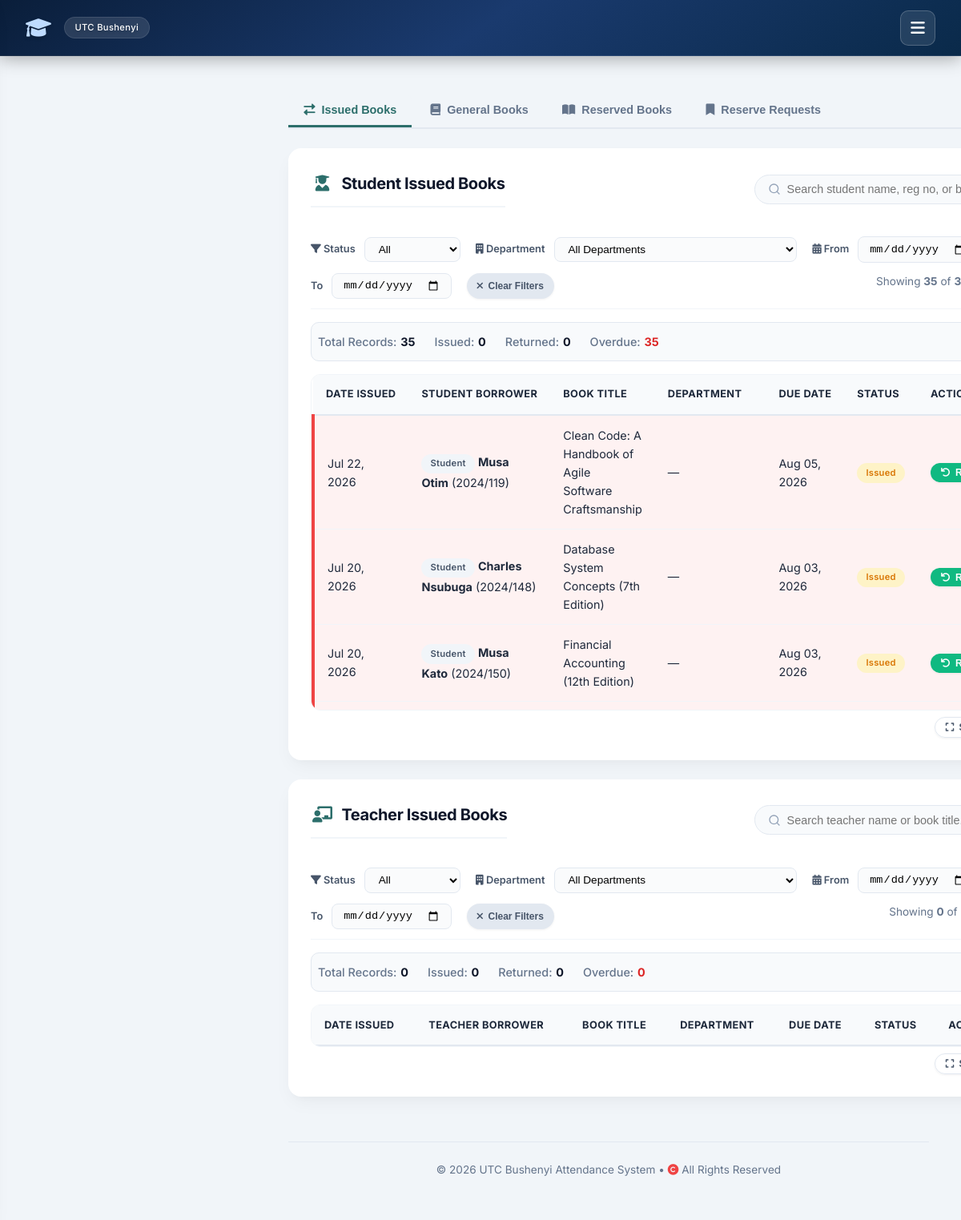
/library/manage/, run on the app's committed database.
### attendance/models.py (models this page shows, shortened)
class LibraryRecord(models.Model):
    STATUS_CHOICES = [('ISSUED', 'Issued'), ('RETURNED', 'Returned')]
    student = models.ForeignKey(StudentProfile, on_delete=models.CASCADE, null=True, blank=True, related_name='library_records')
    teacher = models.ForeignKey(TeacherProfile, on_delete=models.CASCADE, null=True, blank=True, related_name='library_records')
    book = models.ForeignKey(Book, on_delete=models.CASCADE, related_name='records')
    issue_date = models.DateField(default=timezone.now)
    due_date = models.DateField()
    return_date = models.DateField(null=True, blank=True)
    status = models.CharField(max_length=20, choices=STATUS_CHOICES, default='ISSUED')
    remarks = models.TextField(blank=True, null=True)

class StudentProfile(models.Model):
    reg_number = models.CharField(max_length=50, primary_key=True)
    user = models.OneToOneField(User, on_delete=models.CASCADE, related_name='student_profile')
    name = models.CharField(max_length=255)
    course = models.ForeignKey(Course, on_delete=models.CASCADE, related_name='students')
    stream = models.ForeignKey(Stream, on_delete=models.CASCADE, related_name='students')

class Book(models.Model):
    title = models.CharField(max_length=255, unique=True)
    author = models.CharField(max_length=255, blank=True, null=True)
    isbn = models.CharField(max_length=50, blank=True, null=True, unique=True)
    total_copies = models.PositiveIntegerField(default=1)
    available_copies = models.PositiveIntegerField(default=1)
    department = models.ForeignKey(Department, on_delete=models.SET_NULL, null=True, blank=True, related_name='books')
    is_reserve = models.BooleanField(default=False)

### attendance/views_users.py (the view, shortened to what this page needs)
# urls.py: path('library/manage/', views_users.manage_library, name='manage_library'),
def manage_library(request):
    books = Book.objects.all().order_by('title')
    students = StudentProfile.objects.all().order_by('name')
    teachers = TeacherProfile.objects.all().order_by('name')
    departments = Department.objects.all().order_by('name')
    issued_records = LibraryRecord.objects.filter(status='ISSUED').select_related('student', 'teacher', 'book').order_by('-issue_date')
    history_records = LibraryRecord.objects.filter(status='RETURNED').select_related('student', 'teacher', 'book').order_by('-return_date')[:50]
    reserve_requests = ReserveRequest.objects.select_related('student', 'teacher', 'book').order_by('-request_date')
    context = {
        'books': books,
        'students': students,
        'teachers': teachers,
        'departments': departments,  # 3. Added departments to context here
        'issued_records': issued_records,
        'history_records': history_records,
        'reserve_requests': reserve_requests,
    }
    return render(request, 'attendance/manage_library.html', context)

### templates/attendance/manage_library.html (shortened to what this page needs)
{% extends 'attendance/base.html' %}
{% block content %}
<div class="library-grid has-sidebar">
    <div>
        <div class="tab-nav">
            <button class="tab-btn active" onclick="switchTab('transactions-tab', this)">
                <i class="fas fa-exchange-alt"></i> Issued Books
            </button>
            <button class="tab-btn" onclick="switchTab('catalog-tab', this)">
                <i class="fas fa-book"></i> General Books
            </button>
            <button class="tab-btn" onclick="switchTab('reserved-catalog-tab', this)">
                <i class="fas fa-book-open"></i> Reserved Books
            </button>
            <button class="tab-btn" onclick="switchTab('reserve-tab', this)">
                <i class="fas fa-bookmark"></i> Reserve Requests
            </button>
        </div>
        <div id="transactions-tab" class="tab-pane active">
            <div class="card">
                <div class="toolbar">
                    <h2 class="card-title" style="margin-bottom:0;">
                        <i class="fas fa-user-graduate"></i> Student Issued Books
                    </h2>
                    <input type="text" id="studentSearch" class="search-bar" placeholder="Search student name, reg no, or book...">
                </div>
                <div class="filter-bar" style="display:flex; flex-wrap:wrap; gap:0.8rem 1.2rem; padding:0.75rem 0; border-bottom:1px solid #f1f5f9; margin-bottom:1rem;">
                    <div class="filter-group">
                        <label for="studentStatusFilter"><i class="fas fa-filter"></i> Status</label>
                        <select id="studentStatusFilter" class="form-control-sm">
                            <option value="all">All</option>
                        </select>
                    </div>
                    <div class="filter-group">
                        <label for="studentDeptFilter"><i class="fas fa-building"></i> Department</label>
                        <select id="studentDeptFilter" class="form-control-sm">
                            <option value="all">All Departments</option>
                        </select>
                    </div>
                    <div class="filter-group">
                        <label for="studentDateFrom"><i class="fas fa-calendar-alt"></i> From</label>
                        <input type="date" id="studentDateFrom" class="form-control-sm">
                    </div>
                    <div class="filter-group">
                        <label for="studentDateTo">To</label>
                        <input type="date" id="studentDateTo" class="form-control-sm">
                    </div>
                    <button class="btn btn-sm btn-primary" id="clearStudentFiltersBtn" style="background:#e2e8f0; color:#475569;">
                        <i class="fas fa-times"></i> Clear Filters
                    </button>
                    <span class="filter-count" style="margin-left:auto; font-size:0.85rem; color:#64748b;">
                        Showing <strong id="studentVisibleCount">0</strong> of <strong id="studentTotalCount">0</strong> records
                    </span>
                </div>
                <div class="stats-bar" id="studentStats">
                    <span class="stat-item"><span class="label">Total Records:</span> <span class="value" id="studentTotalStat">0</span></span>
                    <span class="stat-item"><span class="label">Issued:</span> <span class="value" id="studentIssuedStat">0</span></span>
                    <span class="stat-item"><span class="label">Returned:</span> <span class="value" id="studentReturnedStat">0</span></span>
                    <span class="stat-item"><span class="label">Overdue:</span> <span class="value" style="color:#dc2626;" id="studentOverdueStat">0</span></span>
                </div>
                <div class="table-responsive" id="studentTableWrapper">
                    <table class="table" id="studentLibTable">
                        <thead>
                            <tr>
                                <th>Date Issued</th>
                                <th>Student Borrower</th>
                                <th>Book Title</th>
                                <th>Department</th>
                                <th>Due Date</th>
                                <th>Status</th>
                                <th>Action</th>
                            </tr>
                        </thead>
                        <tbody id="studentTableBody">
                            {% for record in issued_records %}
                            {% if record.student %}
                            <tr
                                data-issue-date="{{ record.issue_date|date:'Y-m-d' }}"
                                data-due-date="{{ record.due_date|date:'Y-m-d' }}"
                                data-status="{{ record.status }}"
                                data-borrower="{{ record.student.name|lower }} {{ record.student.reg_number|lower }}"
                                data-department-id="{% if record.book.department %}{{ record.book.department.id }}{% else %}none{% endif %}"
                            >
                                <td>{{ record.issue_date|date:"M d, Y" }}</td>
                                <td>
                                    <span class="badge badge-secondary">Student</span>
                                    <strong>{{ record.student.name }}</strong> ({{ record.student.reg_number }})
                                </td>
                                <td>{{ record.book.title }}</td>
                                <td>{% if record.book.department %}{{ record.book.department.name }}{% else %}—{% endif %}</td>
                                <td>{{ record.due_date|date:"M d, Y" }}</td>
                                <td>
                                    {% if record.status == 'ISSUED' %}
                                        <span class="badge badge-warning">Issued</span>
                                    {% else %}
                                        <span class="badge badge-success">Returned</span>
                                    {% endif %}
                                </td>
                                <td>
                                    {% if record.status == 'ISSUED' %}
                                        <form action="{% url 'attendance:manage_library' %}" method="POST" style="display:inline;">
                                            <button type="submit" class="btn btn-sm btn-success">
                                                <i class="fas fa-undo"></i> Return
                                            </button>
                                        </form>
                                    {% else %}
                                        <span class="text-muted" style="font-size:0.8rem;">On {{ record.return_date|date:"M d, Y" }}</span>
                                    {% endif %}
                                </td>
                            </tr>
                            {% endif %}
                            {% endfor %}
                        </tbody>
                    </table>
                </div>
                <div class="table-toggle-wrapper">
                    <button class="btn btn-sm btn-outline" onclick="toggleTableHeight('studentTableWrapper')">
                        <i class="fas fa-expand"></i> Show All
                    </button>
                </div>
            </div>
            <div class="card">
                <div class="toolbar">
                    <h2 class="card-title" style="margin-bottom:0;">
                        <i class="fas fa-chalkboard-teacher"></i> Teacher Issued Books
                    </h2>
                    <input type="text" id="teacherSearch" class="search-bar" placeholder="Search teacher name or book title...">
                </div>
                <div class="filter-bar" style="display:flex; flex-wrap:wrap; gap:0.8rem 1.2rem; padding:0.75rem 0; border-bottom:1px solid #f1f5f9; margin-bottom:1rem;">
                    <div class="filter-group">
                        <label for="teacherStatusFilter"><i class="fas fa-filter"></i> Status</label>
                        <select id="teacherStatusFilter" class="form-control-sm">
                            <option value="all">All</option>
                        </select>
                    </div>
                    <div class="filter-group">
                        <label for="teacherDeptFilter"><i class="fas fa-building"></i> Department</label>
                        <select id="teacherDeptFilter" class="form-control-sm">
                            <option value="all">All Departments</option>
                        </select>
                    </div>
                    <div class="filter-group">
                        <label for="teacherDateFrom"><i class="fas fa-calendar-alt"></i> From</label>
                        <input type="date" id="teacherDateFrom" class="form-control-sm">
                    </div>
                    <div class="filter-group">
                        <label for="teacherDateTo">To</label>
                        <input type="date" id="teacherDateTo" class="form-control-sm">
                    </div>
                    <button class="btn btn-sm btn-primary" id="clearTeacherFiltersBtn" style="background:#e2e8f0; color:#475569;">
                        <i class="fas fa-times"></i> Clear Filters
                    </button>
                    <span class="filter-count" style="margin-left:auto; font-size:0.85rem; color:#64748b;">
                        Showing <strong id="teacherVisibleCount">0</strong> of <strong id="teacherTotalCount">0</strong> records
                    </span>
                </div>
                <div class="stats-bar" id="teacherStats">
                    <span class="stat-item"><span class="label">Total Records:</span> <span class="value" id="teacherTotalStat">0</span></span>
                    <span class="stat-item"><span class="label">Issued:</span> <span class="value" id="teacherIssuedStat">0</span></span>
                    <span class="stat-item"><span class="label">Returned:</span> <span class="value" id="teacherReturnedStat">0</span></span>
                    <span class="stat-item"><span class="label">Overdue:</span> <span class="value" style="color:#dc2626;" id="teacherOverdueStat">0</span></span>
                </div>
                <div class="table-responsive" id="teacherTableWrapper">
                    <table class="table" id="teacherLibTable">
                        <thead>
                            <tr>
                                <th>Date Issued</th>
                                <th>Teacher Borrower</th>
                                <th>Book Title</th>
                                <th>Department</th>
                                <th>Due Date</th>
                                <th>Status</th>
                                <th>Action</th>
                            </tr>
                        </thead>
                    </table>
                </div>
                <div class="table-toggle-wrapper">
                    <button class="btn btn-sm btn-outline" onclick="toggleTableHeight('teacherTableWrapper')">
                        <i class="fas fa-expand"></i> Show All
                    </button>
                </div>
            </div>
        </div>
    </div>
</div>
{% endblock %}

### data on the page
LibraryRecord: issue_date "Jul 22, 2026", student.name "Musa Otim", student.reg_number "2024/119", book "Clean Code: A Handbook of Agile Software Craftsmanship", due_date "Aug 05, 2026", status "Issued"
LibraryRecord: issue_date "Jul 20, 2026", student.name "Charles Nsubuga", student.reg_number "2024/148", book "Database System Concepts (7th Edition)", due_date "Aug 03, 2026", status "Issued"
LibraryRecord: issue_date "Jul 20, 2026", student.name "Musa Kato", student.reg_number "2024/150", book "Financial Accounting (12th Edition)", due_date "Aug 03, 2026", status "Issued"
